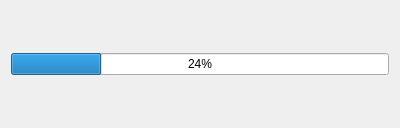
<?xml version="1.0" encoding="UTF-8"?>
<ui version="4.0">
 <class>progress</class>
 <widget class="QDialog" name="progress">
  <property name="geometry">
   <rect>
    <x>0</x>
    <y>0</y>
    <width>400</width>
    <height>128</height>
   </rect>
  </property>
  <property name="windowTitle">
   <string>Dialog</string>
  </property>
  <layout class="QVBoxLayout" name="verticalLayout">
   <item>
    <widget class="QProgressBar" name="progressBar">
     <property name="value">
      <number>24</number>
     </property>
    </widget>
   </item>
  </layout>
 </widget>
 <resources/>
 <connections/>
</ui>
